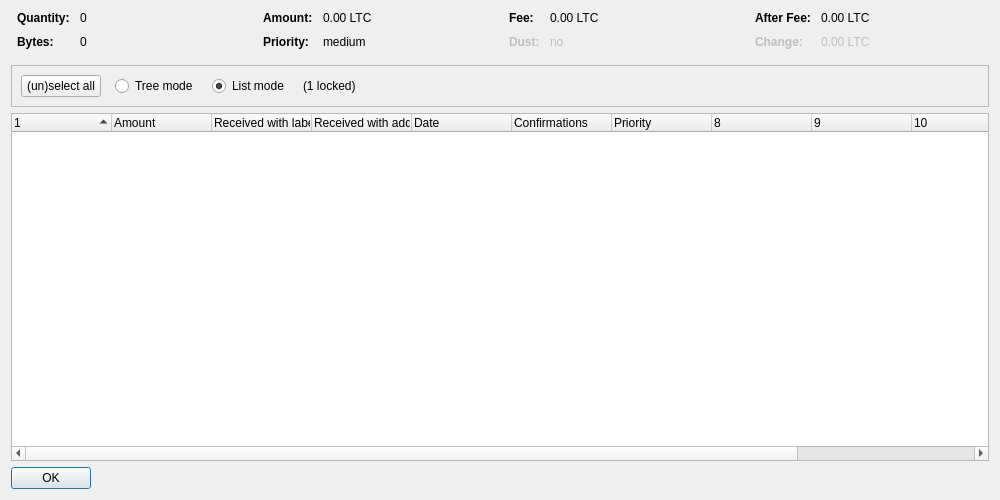
<?xml version="1.0" encoding="UTF-8"?>
<ui version="4.0">
 <class>CoinControlDialog</class>
 <widget class="QDialog" name="CoinControlDialog">
  <property name="geometry">
   <rect>
    <x>0</x>
    <y>0</y>
    <width>1000</width>
    <height>500</height>
   </rect>
  </property>
  <property name="windowTitle">
   <string>Coin Selection</string>
  </property>
  <layout class="QVBoxLayout" name="verticalLayout">
   <item>
    <layout class="QHBoxLayout" name="horizontalLayoutTop" stretch="0,0,0,0">
     <property name="topMargin">
      <number>0</number>
     </property>
     <property name="bottomMargin">
      <number>10</number>
     </property>
     <item>
      <layout class="QFormLayout" name="formLayoutCoinControl1">
       <property name="horizontalSpacing">
        <number>10</number>
       </property>
       <property name="verticalSpacing">
        <number>10</number>
       </property>
       <property name="leftMargin">
        <number>6</number>
       </property>
       <property name="rightMargin">
        <number>6</number>
       </property>
       <item row="0" column="0">
        <widget class="QLabel" name="labelCoinControlQuantityText">
         <property name="font">
          <font>
           <weight>75</weight>
           <bold>true</bold>
          </font>
         </property>
         <property name="text">
          <string>Quantity:</string>
         </property>
        </widget>
       </item>
       <item row="0" column="1">
        <widget class="QLabel" name="labelCoinControlQuantity">
         <property name="cursor">
          <cursorShape>IBeamCursor</cursorShape>
         </property>
         <property name="contextMenuPolicy">
          <enum>Qt::ActionsContextMenu</enum>
         </property>
         <property name="text">
          <string notr="true">0</string>
         </property>
         <property name="textInteractionFlags">
          <set>Qt::LinksAccessibleByMouse|Qt::TextSelectableByKeyboard|Qt::TextSelectableByMouse</set>
         </property>
        </widget>
       </item>
       <item row="1" column="0">
        <widget class="QLabel" name="labelCoinControlBytesText">
         <property name="font">
          <font>
           <weight>75</weight>
           <bold>true</bold>
          </font>
         </property>
         <property name="text">
          <string>Bytes:</string>
         </property>
        </widget>
       </item>
       <item row="1" column="1">
        <widget class="QLabel" name="labelCoinControlBytes">
         <property name="cursor">
          <cursorShape>IBeamCursor</cursorShape>
         </property>
         <property name="contextMenuPolicy">
          <enum>Qt::ActionsContextMenu</enum>
         </property>
         <property name="text">
          <string notr="true">0</string>
         </property>
         <property name="textInteractionFlags">
          <set>Qt::LinksAccessibleByMouse|Qt::TextSelectableByKeyboard|Qt::TextSelectableByMouse</set>
         </property>
        </widget>
       </item>
      </layout>
     </item>
     <item>
      <layout class="QFormLayout" name="formLayoutCoinControl2">
       <property name="horizontalSpacing">
        <number>10</number>
       </property>
       <property name="verticalSpacing">
        <number>10</number>
       </property>
       <property name="leftMargin">
        <number>6</number>
       </property>
       <property name="rightMargin">
        <number>6</number>
       </property>
       <item row="0" column="0">
        <widget class="QLabel" name="labelCoinControlAmountText">
         <property name="font">
          <font>
           <weight>75</weight>
           <bold>true</bold>
          </font>
         </property>
         <property name="text">
          <string>Amount:</string>
         </property>
        </widget>
       </item>
       <item row="0" column="1">
        <widget class="QLabel" name="labelCoinControlAmount">
         <property name="cursor">
          <cursorShape>IBeamCursor</cursorShape>
         </property>
         <property name="contextMenuPolicy">
          <enum>Qt::ActionsContextMenu</enum>
         </property>
         <property name="text">
          <string notr="true">0.00 LTC</string>
         </property>
         <property name="textInteractionFlags">
          <set>Qt::LinksAccessibleByMouse|Qt::TextSelectableByKeyboard|Qt::TextSelectableByMouse</set>
         </property>
        </widget>
       </item>
       <item row="1" column="0">
        <widget class="QLabel" name="labelCoinControlPriorityText">
         <property name="font">
          <font>
           <weight>75</weight>
           <bold>true</bold>
          </font>
         </property>
         <property name="text">
          <string>Priority:</string>
         </property>
        </widget>
       </item>
       <item row="1" column="1">
        <widget class="QLabel" name="labelCoinControlPriority">
         <property name="cursor">
          <cursorShape>IBeamCursor</cursorShape>
         </property>
         <property name="contextMenuPolicy">
          <enum>Qt::ActionsContextMenu</enum>
         </property>
         <property name="text">
          <string notr="true">medium</string>
         </property>
         <property name="textInteractionFlags">
          <set>Qt::LinksAccessibleByMouse|Qt::TextSelectableByKeyboard|Qt::TextSelectableByMouse</set>
         </property>
        </widget>
       </item>
      </layout>
     </item>
     <item>
      <layout class="QFormLayout" name="formLayoutCoinControl3">
       <property name="horizontalSpacing">
        <number>10</number>
       </property>
       <property name="verticalSpacing">
        <number>10</number>
       </property>
       <property name="leftMargin">
        <number>6</number>
       </property>
       <property name="rightMargin">
        <number>6</number>
       </property>
       <item row="0" column="0">
        <widget class="QLabel" name="labelCoinControlFeeText">
         <property name="font">
          <font>
           <weight>75</weight>
           <bold>true</bold>
          </font>
         </property>
         <property name="text">
          <string>Fee:</string>
         </property>
        </widget>
       </item>
       <item row="0" column="1">
        <widget class="QLabel" name="labelCoinControlFee">
         <property name="cursor">
          <cursorShape>IBeamCursor</cursorShape>
         </property>
         <property name="contextMenuPolicy">
          <enum>Qt::ActionsContextMenu</enum>
         </property>
         <property name="text">
          <string notr="true">0.00 LTC</string>
         </property>
         <property name="textInteractionFlags">
          <set>Qt::LinksAccessibleByMouse|Qt::TextSelectableByKeyboard|Qt::TextSelectableByMouse</set>
         </property>
        </widget>
       </item>
       <item row="1" column="0">
        <widget class="QLabel" name="labelCoinControlLowOutputText">
         <property name="enabled">
          <bool>false</bool>
         </property>
         <property name="font">
          <font>
           <weight>75</weight>
           <bold>true</bold>
          </font>
         </property>
         <property name="text">
          <string>Dust:</string>
         </property>
        </widget>
       </item>
       <item row="1" column="1">
        <widget class="QLabel" name="labelCoinControlLowOutput">
         <property name="enabled">
          <bool>false</bool>
         </property>
         <property name="cursor">
          <cursorShape>IBeamCursor</cursorShape>
         </property>
         <property name="contextMenuPolicy">
          <enum>Qt::ActionsContextMenu</enum>
         </property>
         <property name="text">
          <string notr="true">no</string>
         </property>
         <property name="textInteractionFlags">
          <set>Qt::LinksAccessibleByMouse|Qt::TextSelectableByKeyboard|Qt::TextSelectableByMouse</set>
         </property>
        </widget>
       </item>
      </layout>
     </item>
     <item>
      <layout class="QFormLayout" name="formLayoutCoinControl4">
       <property name="horizontalSpacing">
        <number>10</number>
       </property>
       <property name="verticalSpacing">
        <number>10</number>
       </property>
       <property name="leftMargin">
        <number>6</number>
       </property>
       <property name="rightMargin">
        <number>6</number>
       </property>
       <item row="0" column="0">
        <widget class="QLabel" name="labelCoinControlAfterFeeText">
         <property name="font">
          <font>
           <weight>75</weight>
           <bold>true</bold>
          </font>
         </property>
         <property name="text">
          <string>After Fee:</string>
         </property>
        </widget>
       </item>
       <item row="0" column="1">
        <widget class="QLabel" name="labelCoinControlAfterFee">
         <property name="cursor">
          <cursorShape>IBeamCursor</cursorShape>
         </property>
         <property name="contextMenuPolicy">
          <enum>Qt::ActionsContextMenu</enum>
         </property>
         <property name="text">
          <string notr="true">0.00 LTC</string>
         </property>
         <property name="textInteractionFlags">
          <set>Qt::LinksAccessibleByMouse|Qt::TextSelectableByKeyboard|Qt::TextSelectableByMouse</set>
         </property>
        </widget>
       </item>
       <item row="1" column="0">
        <widget class="QLabel" name="labelCoinControlChangeText">
         <property name="enabled">
          <bool>false</bool>
         </property>
         <property name="font">
          <font>
           <weight>75</weight>
           <bold>true</bold>
          </font>
         </property>
         <property name="text">
          <string>Change:</string>
         </property>
        </widget>
       </item>
       <item row="1" column="1">
        <widget class="QLabel" name="labelCoinControlChange">
         <property name="enabled">
          <bool>false</bool>
         </property>
         <property name="cursor">
          <cursorShape>IBeamCursor</cursorShape>
         </property>
         <property name="contextMenuPolicy">
          <enum>Qt::ActionsContextMenu</enum>
         </property>
         <property name="text">
          <string notr="true">0.00 LTC</string>
         </property>
         <property name="textInteractionFlags">
          <set>Qt::LinksAccessibleByMouse|Qt::TextSelectableByKeyboard|Qt::TextSelectableByMouse</set>
         </property>
        </widget>
       </item>
      </layout>
     </item>
    </layout>
   </item>
   <item>
    <widget class="QFrame" name="frame">
     <property name="minimumSize">
      <size>
       <width>0</width>
       <height>40</height>
      </size>
     </property>
     <property name="frameShape">
      <enum>QFrame::StyledPanel</enum>
     </property>
     <property name="frameShadow">
      <enum>QFrame::Sunken</enum>
     </property>
     <layout class="QHBoxLayout" name="horizontalLayout">
      <item>
       <layout class="QHBoxLayout" name="horizontalLayoutPanel" stretch="0,0,0,0,0">
        <property name="spacing">
         <number>14</number>
        </property>
        <item>
         <widget class="QPushButton" name="pushButtonSelectAll">
          <property name="sizePolicy">
           <sizepolicy hsizetype="Maximum" vsizetype="Fixed">
            <horstretch>0</horstretch>
            <verstretch>0</verstretch>
           </sizepolicy>
          </property>
          <property name="text">
           <string>(un)select all</string>
          </property>
          <property name="autoDefault">
           <bool>false</bool>
          </property>
         </widget>
        </item>
        <item>
         <widget class="QRadioButton" name="radioTreeMode">
          <property name="sizePolicy">
           <sizepolicy hsizetype="Maximum" vsizetype="Fixed">
            <horstretch>0</horstretch>
            <verstretch>0</verstretch>
           </sizepolicy>
          </property>
          <property name="text">
           <string>Tree mode</string>
          </property>
         </widget>
        </item>
        <item>
         <widget class="QRadioButton" name="radioListMode">
          <property name="sizePolicy">
           <sizepolicy hsizetype="Maximum" vsizetype="Fixed">
            <horstretch>0</horstretch>
            <verstretch>0</verstretch>
           </sizepolicy>
          </property>
          <property name="text">
           <string>List mode</string>
          </property>
          <property name="checked">
           <bool>true</bool>
          </property>
         </widget>
        </item>
        <item>
         <widget class="QLabel" name="labelLocked">
          <property name="text">
           <string notr="true">(1 locked)</string>
          </property>
         </widget>
        </item>
        <item>
         <spacer name="horizontalSpacer">
          <property name="orientation">
           <enum>Qt::Horizontal</enum>
          </property>
          <property name="sizeHint" stdset="0">
           <size>
            <width>40</width>
            <height>20</height>
           </size>
          </property>
         </spacer>
        </item>
       </layout>
      </item>
     </layout>
    </widget>
   </item>
   <item>
    <widget class="CoinControlTreeWidget" name="treeWidget">
     <property name="contextMenuPolicy">
      <enum>Qt::CustomContextMenu</enum>
     </property>
     <property name="sortingEnabled">
      <bool>false</bool>
     </property>
     <property name="columnCount">
      <number>12</number>
     </property>
     <attribute name="headerShowSortIndicator" stdset="0">
      <bool>true</bool>
     </attribute>
     <attribute name="headerStretchLastSection">
      <bool>false</bool>
     </attribute>
     <column>
      <property name="text">
       <string/>
      </property>
     </column>
     <column>
      <property name="text">
       <string>Amount</string>
      </property>
     </column>
     <column>
      <property name="text">
       <string>Received with label</string>
      </property>
     </column>
     <column>
      <property name="text">
       <string>Received with address</string>
      </property>
     </column>
     <column>
      <property name="text">
       <string>Date</string>
      </property>
     </column>
     <column>
      <property name="text">
       <string>Confirmations</string>
      </property>
      <property name="toolTip">
       <string>Confirmed</string>
      </property>
     </column>
     <column>
      <property name="text">
       <string>Priority</string>
      </property>
     </column>
     <column>
      <property name="text">
       <string/>
      </property>
     </column>
     <column>
      <property name="text">
       <string/>
      </property>
     </column>
     <column>
      <property name="text">
       <string/>
      </property>
     </column>
     <column>
      <property name="text">
       <string/>
      </property>
     </column>
     <column>
      <property name="text">
       <string/>
      </property>
     </column>
    </widget>
   </item>
   <item>
    <widget class="QDialogButtonBox" name="buttonBox">
     <property name="sizePolicy">
      <sizepolicy hsizetype="Maximum" vsizetype="Fixed">
       <horstretch>0</horstretch>
       <verstretch>0</verstretch>
      </sizepolicy>
     </property>
     <property name="orientation">
      <enum>Qt::Horizontal</enum>
     </property>
     <property name="standardButtons">
      <set>QDialogButtonBox::Ok</set>
     </property>
    </widget>
   </item>
  </layout>
 </widget>
 <customwidgets>
  <customwidget>
   <class>CoinControlTreeWidget</class>
   <extends>QTreeWidget</extends>
   <header>coincontroltreewidget.h</header>
  </customwidget>
 </customwidgets>
 <resources/>
 <connections/>
</ui>
